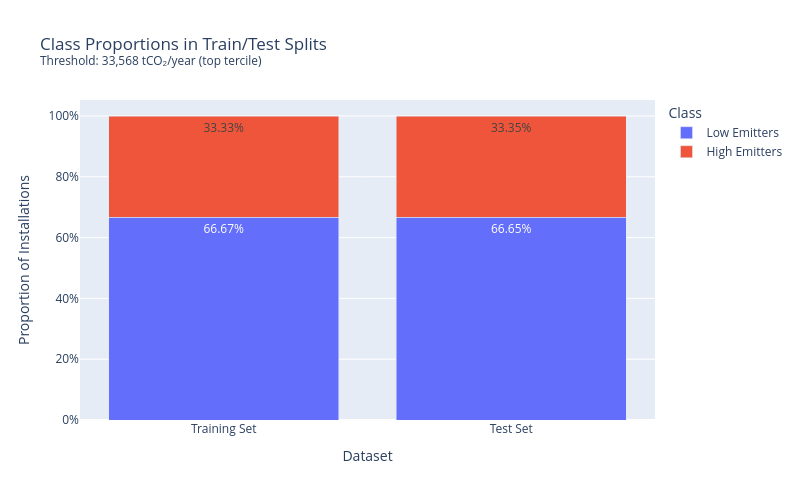

The notebook cell this image was saved under:
### Code cell
# Calculate class distribution for train and test sets
y_train_counts = pd.Series(y_train).value_counts(normalize=True).reset_index()
y_train_counts.columns = ['Class', 'Proportion']
y_train_counts['Class'] = y_train_counts['Class'].map({0: 'Low Emitters', 1: 'High Emitters'})
y_train_counts['Dataset'] = 'Training Set'

y_test_counts = pd.Series(y_test).value_counts(normalize=True).reset_index()
y_test_counts.columns = ['Class', 'Proportion']
y_test_counts['Class'] = y_test_counts['Class'].map({0: 'Low Emitters', 1: 'High Emitters'})
y_test_counts['Dataset'] = 'Test Set'

# Combine train and test proportions
proportion_distribution = pd.concat([y_train_counts, y_test_counts])
# Create a 100% stacked bar plot
fig = px.bar(
    proportion_distribution,
    x='Dataset',
    y='Proportion',
    color='Class',
    title=f'Class Proportions in Train/Test Splits<br><sup>Threshold: {threshold:,.0f} tCO₂/year (top tercile)</sup>',
    labels={'Proportion': 'Proportion of Installations', 'Dataset': 'Dataset'},
    barmode='stack',
    text_auto='.2%'
)

# Customize layout
fig.update_layout(
    height=500,
    width=800,
    yaxis_title='Proportion of Installations',
    xaxis_title='Dataset',
    yaxis=dict(tickformat='.0%'),  # Format y-axis as percentage
    uniformtext_minsize=12,
    uniformtext_mode='hide'
)

# Show the plot
fig.show()

### Figure 1 — Plotly figure (JSON) as saved in the notebook; plotly's stock layout.template omitted (floating-point values rounded to 4 significant figures)
{"data": [{"hovertemplate": "Class=Low Emitters<br>Dataset=%{x}<br>Proportion of Installations=%{y}<extra></extra>", "legendgroup": "Low Emitters", "marker": {"color": "#636efa", "pattern": {"shape": ""}}, "name": "Low Emitters", "orientation": "v", "showlegend": true, "textposition": "auto", "texttemplate": "%{y:.2%}", "type": "bar", "x": ["Training Set", "Test Set"], "xaxis": "x", "y": [0.6667, 0.6665], "yaxis": "y"}, {"hovertemplate": "Class=High Emitters<br>Dataset=%{x}<br>Proportion of Installations=%{y}<extra></extra>", "legendgroup": "High Emitters", "marker": {"color": "#EF553B", "pattern": {"shape": ""}}, "name": "High Emitters", "orientation": "v", "showlegend": true, "textposition": "auto", "texttemplate": "%{y:.2%}", "type": "bar", "x": ["Training Set", "Test Set"], "xaxis": "x", "y": [0.3333, 0.3335], "yaxis": "y"}], "layout": {"barmode": "stack", "height": 500, "legend": {"title": {"text": "Class"}, "tracegroupgap": 0}, "title": {"text": "Class Proportions in Train/Test Splits<br><sup>Threshold: 33,568 tCO₂/year (top tercile)</sup>"}, "uniformtext": {"minsize": 12, "mode": "hide"}, "width": 800, "xaxis": {"anchor": "y", "domain": [0, 1], "title": {"text": "Dataset"}}, "yaxis": {"anchor": "x", "domain": [0, 1], "tickformat": ".0%", "title": {"text": "Proportion of Installations"}}}}
